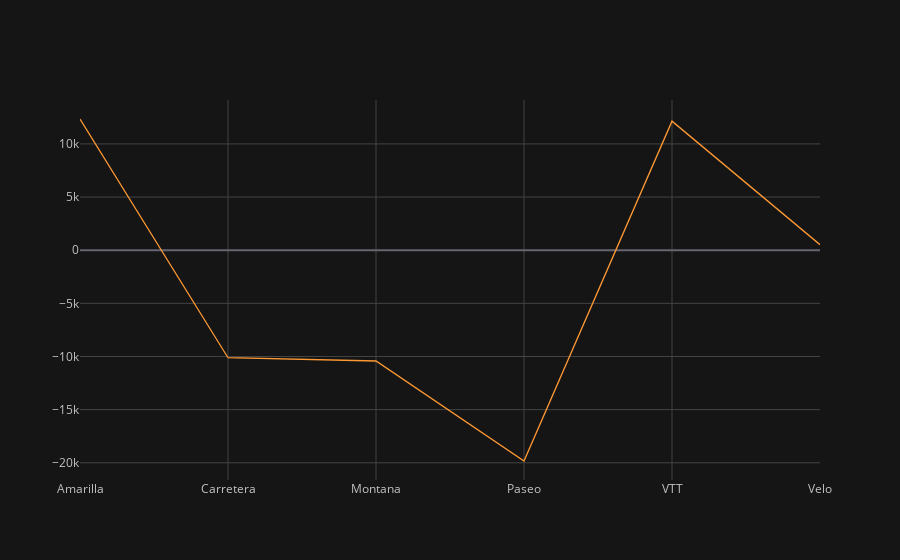

The notebook cell this image was saved under:
### Code cell
Gr1.iplot(x='Product',y='Total Price',kind='line',theme='solar')

### Figure 1 — Plotly figure (JSON) as saved in the notebook; plotly's stock layout.template omitted (floating-point values rounded to 4 significant figures)
{"data": [{"line": {"color": "rgba(255, 153, 51, 1.0)", "dash": "solid", "shape": "linear", "width": 1.3}, "mode": "lines", "name": "Total Price", "text": "", "type": "scatter", "x": ["Amarilla", "Carretera", "Montana", "Paseo", "VTT", "Velo"], "y": [12344, -10116, -10425, -19832, 12144, 519]}], "layout": {"legend": {"bgcolor": "#151516", "font": {"color": "#D9D9D9"}}, "paper_bgcolor": "#151516", "plot_bgcolor": "#151516", "title": {"font": {"color": "#D9D9D9"}}, "xaxis": {"gridcolor": "#434343", "showgrid": true, "tickfont": {"color": "#C2C2C2"}, "title": {"font": {"color": "#D9D9D9"}, "text": ""}, "zerolinecolor": "#666570"}, "yaxis": {"gridcolor": "#434343", "showgrid": true, "tickfont": {"color": "#C2C2C2"}, "title": {"font": {"color": "#D9D9D9"}, "text": ""}, "zerolinecolor": "#666570"}}}
